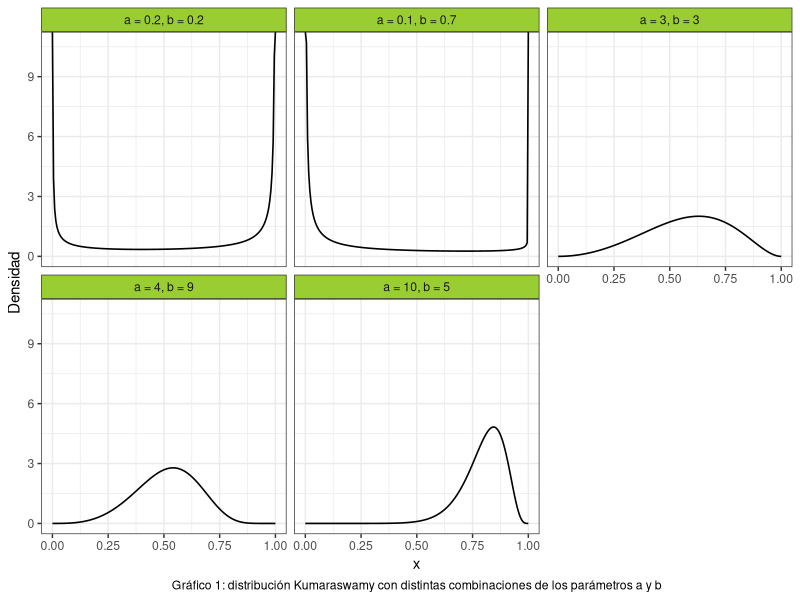
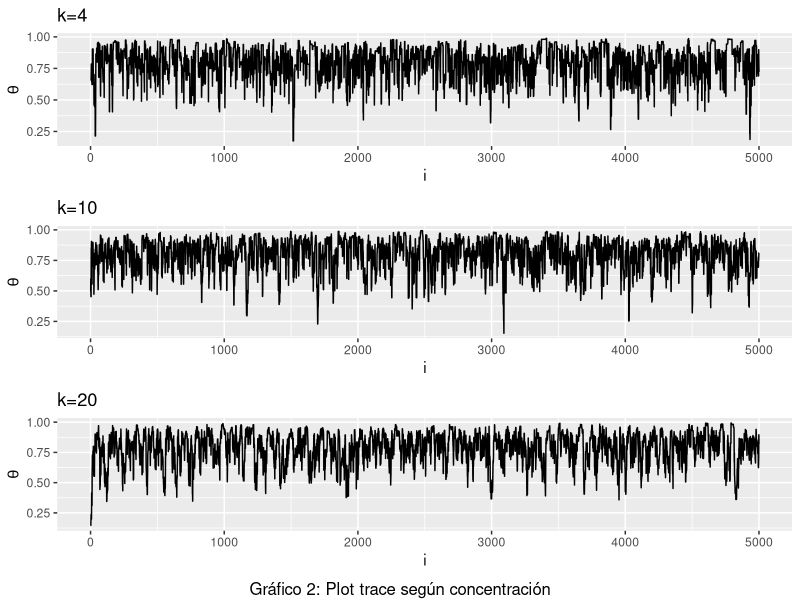
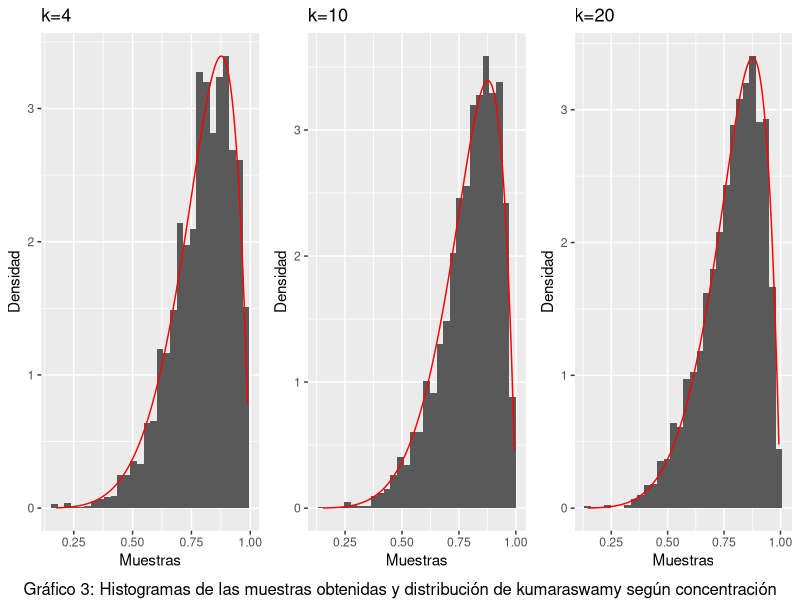
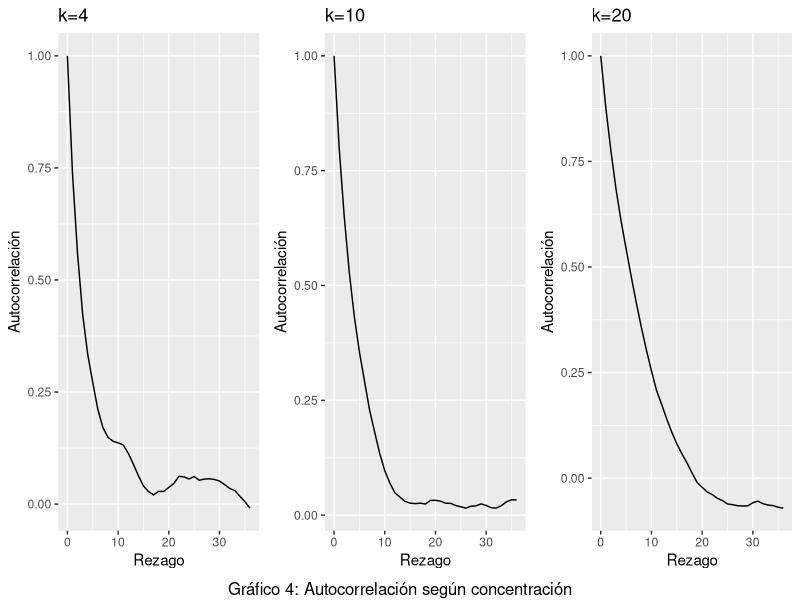
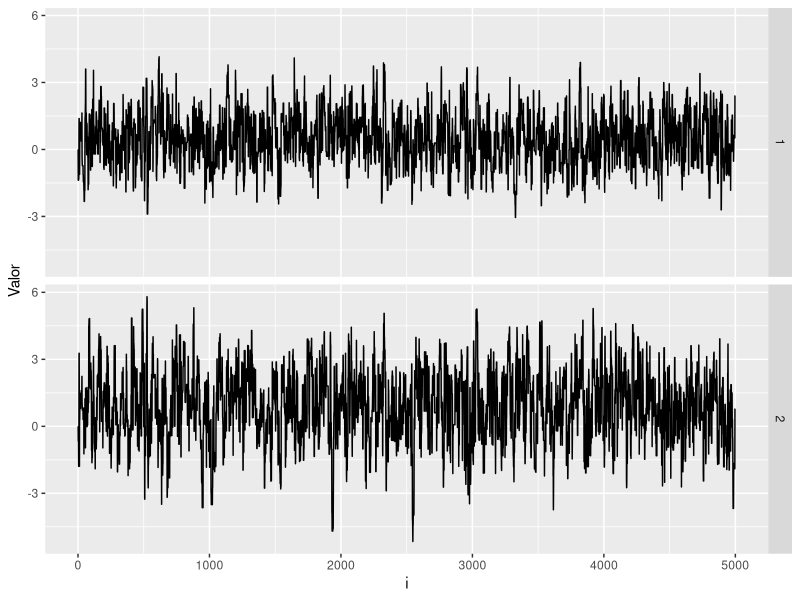
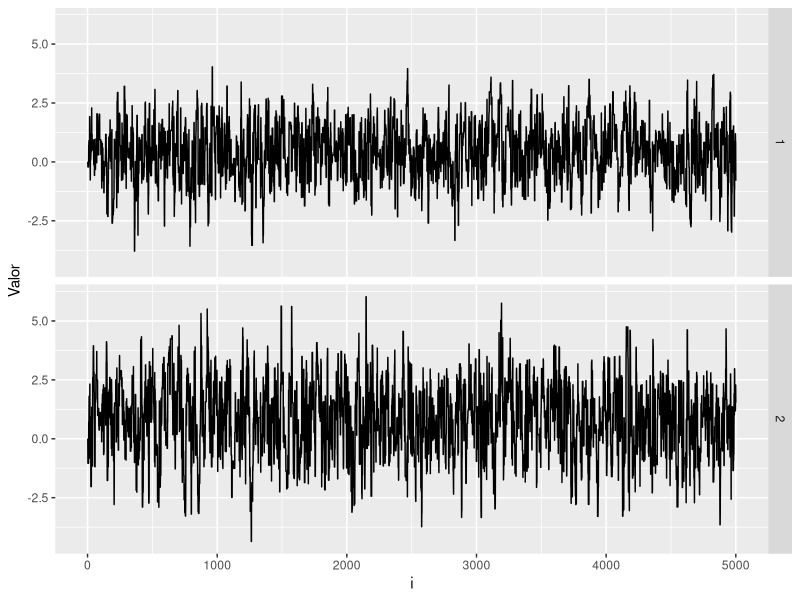
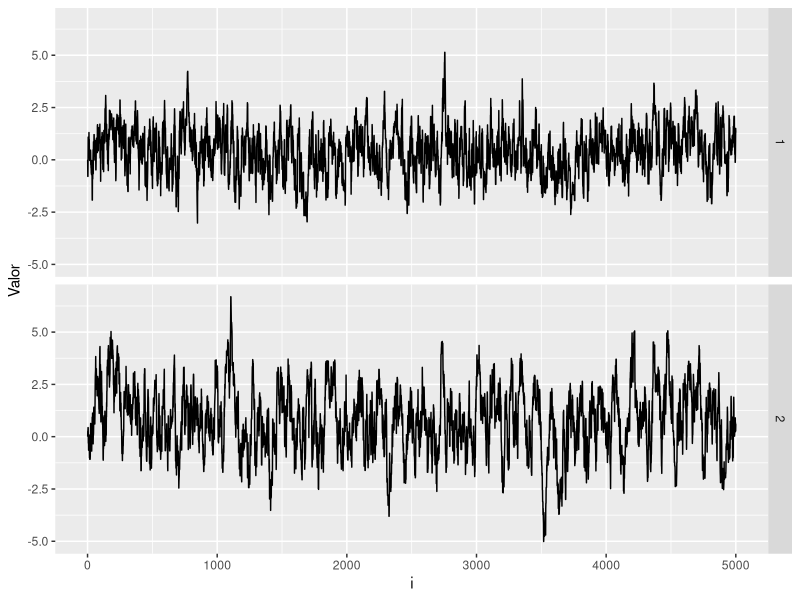
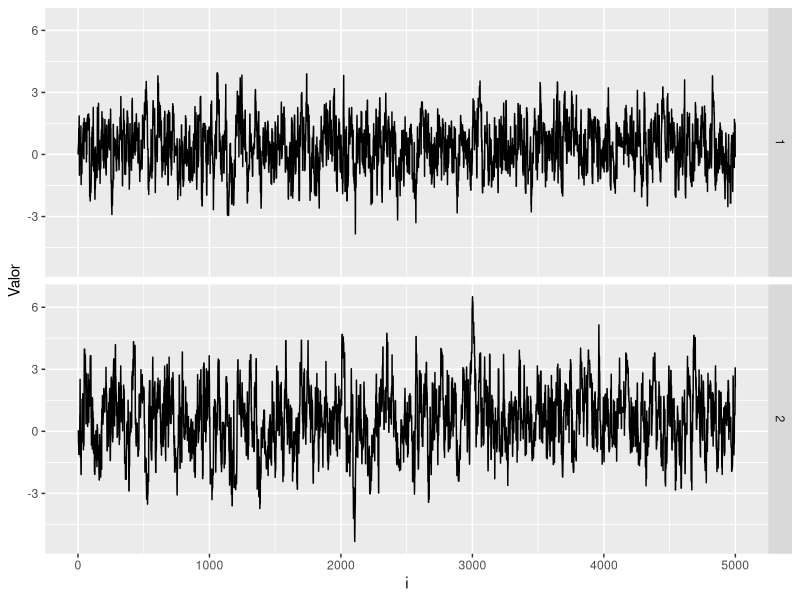

Here is the R script that generated these plots, in order:
## ---- chunk 1
#Librerias
library(ggplot2)
library(dplyr)
library(gridExtra)
library(kableExtra)
library(stats)
library(mvtnorm)
set.seed(394)
## ---- chunk 2

cant_saltos <- 0


sample_mh <- function(d_objetivo, r_propuesta, d_propuesta, p_inicial, n) {
  muestras <- matrix(nrow = n, ncol = length(p_inicial))
  muestras[1, ] <- p_inicial
  
  for(i in 2:n) {
    p_actual <- muestras[i-1,]
    p_nuevo <- r_propuesta(p_actual)
    
    f_nuevo <- d_objetivo(p_nuevo)
    f_actual <- d_objetivo(p_actual)
    
    q_actual <- d_propuesta(p_actual, mean = p_nuevo)
    q_nuevo <- d_propuesta(p_nuevo, mean = p_actual)
    
    alpha <- min(1, (f_nuevo/f_actual)*(q_actual/q_nuevo))
    aceptar <- rbinom(1, 1, alpha)
    
    if(aceptar) { 
      muestras[i,] <- p_nuevo
      cant_saltos <- cant_saltos + 1
      
    } else {
      muestras[i,] <- p_actual
    }
  }
  
  if (ncol(muestras) == 1) {
    muestras <- as.vector(muestras)
  } 
  return(list(muestras=muestras,cant_saltos=cant_saltos))
}

## ---- chunk 3
#Punto 2
# Crear grilla para los valores de "x"
grid_n <- 200
x_grid <- seq(0, 1, length.out = grid_n)

kumaraswamy <- function(x, a, b){
  a*b*(x^(a-1))*((1-(x^a))^(b-1))
}

a <- c(0.2, 0.1, 3, 4, 10)
b <- c(0.2, 0.7, 3, 9, 5)


#Creamos un data frame para graficar la distribución de Kumaraswamy:

data1 <- data.frame(
  Funcion = as.factor(rep(1:5, each = grid_n)),
  Densidad = numeric(5 * grid_n),
  Grilla = rep(x_grid, times = 5)
) 

# Completamos el data frame con las densidades:
for(i in 1:5) {
    indices <- seq(from = 1 + (i - 1) * 200, to = 200 + (i - 1) * 200)
    data1$Densidad[indices] <- kumaraswamy(x_grid, a[i], b[i])
}

# Cambiamos las etiquetas de las variables para mejorar el gráfico
levels(data1$Funcion) <- c("a = 0.2, b = 0.2",
                           "a = 0.1, b = 0.7",
                           "a = 3, b = 3",
                           "a = 4, b = 9",
                           "a = 10, b = 5")

ggplot(data = data1, aes(x = Grilla, y = Densidad)) +
  geom_line(size = 0.55) +
  facet_wrap(~Funcion) +
  theme_bw() +
  labs(x = "x",
       caption = "Gráfico 1: distribución Kumaraswamy con distintas combinaciones de los parámetros a y b") + 
  theme(
    strip.background = element_rect(fill = "olivedrab3"),
    plot.caption = element_text(hjust = 0.5)
  )

## ---- chunk 4
#Punto 3
concentracion3 <- c(4,10,20)
tabla3 <- data.frame ( 
  concentracion = rep(concentracion3, each = 5000),
  muestra = numeric(15000)
  )
tasa3 <- numeric(3)

for (i in 1:3) {
#Funciones a usar
d_objetivo3 <- function(x) kumaraswamy(x, 6, 2)
d_propuesta3 <- function(x, mean) dbeta(x, shape1 = mean * concentracion3[i], shape2 = (1-mean) * concentracion3[i])
r_propuesta3 <- function(x) rbeta(1, shape1 = x * concentracion3[i], shape2 = (1-x) * concentracion3[i])
#Donde x hace referencia a mu
n3 <- 5000
p_inicial3 <- rbeta(1,shape1=2,shape2=2)
funcion3 <- sample_mh(d_objetivo3, r_propuesta3, d_propuesta3, p_inicial3, n3)
indices <- seq(from = 1 + (i - 1) * 5000, to = 5000 + (i - 1) * 5000)
tabla3$muestra[indices] <- funcion3$muestras

tasa3[i] <- funcion3$cant_saltos/n3
} 

#Tasa de aceptacion
tabla3_2 <- data.frame(
  Concentracion = c("4","10","20"),
  Tasa_de_aceptacion = tasa3
) %>%
  kable() %>%
  kable_styling(bootstrap_options = c("striped","hover","condensed")) %>%
  add_footnote("Tabla 1: Tasa de aceptación")

print (tabla3_2)
## ---- chunk 5

#Gata peluda junta
# Agrego una columna con el orden de las muestras
tabla3$orden <- rep(1:5000, times = 3)
tabla3$concentracion <- as.factor(tabla3$concentracion) 


# Gráfico con múltiples líneas
grafico3_1 <- ggplot(data = tabla3, aes(x = orden, y = muestra, group = concentracion, color = concentracion)) +
  geom_line() +
  theme_bw() +
  labs(x = "x", y = "y", color = "Group", caption = "Gráfico: Trace plot para las 3 concentraciones") +
  theme(legend.position = "top")  



#Trace plots
plot_trace <- function(x){
  data.frame(x = seq_along(x), y = x) %>% 
    ggplot() +
    geom_line(aes(x = x, y = y))
}

grafico3_2 <- plot_trace(tabla3$muestra[1:5000]) +
              labs(x = "i", y = expression(theta), title = "k=4")
grafico3_3 <- plot_trace(tabla3$muestra[5001:10000]) +
              labs(x = "i", y = expression(theta), title = "k=10")
grafico3_4 <- plot_trace(tabla3$muestra[10001:15000]) +
              labs(x = "i", y = expression(theta), title = "k=20")

grid.arrange(grafico3_2,grafico3_3,grafico3_4, nrow=3, bottom ="Gráfico 2: Plot trace según concentración")
## ---- chunk 6

#Histogramas
plot_hist <- function(x, d_objetivo3) {
  x_seq <- seq(min(x), max(x), length.out = n3)
  df_hist <- data.frame(x = x)
  df_line <- data.frame(x = x_seq, y = d_objetivo3(x_seq))
  
  ggplot(df_hist)+
    geom_histogram(aes(x = x, y =after_stat(density))) +
    geom_line(aes(x = x, y = y), data = df_line, color = "red")
}

grafico3_5 <- plot_hist(tabla3$muestra[1:5000],d_objetivo3) +
  labs (title = "k=4", x = "Muestras", y = "Densidad")
grafico3_6 <- plot_hist(tabla3$muestra[5001:10000],d_objetivo3) +
  labs (title = "k=10", x = "Muestras", y = "Densidad")
grafico3_7 <- plot_hist(tabla3$muestra[10001:15000],d_objetivo3) +
  labs (title = "k=20", x = "Muestras", y = "Densidad")

grid.arrange(grafico3_5,grafico3_6,grafico3_7,nrow=1, bottom = "Gráfico 3: Histogramas de las muestras obtenidas y distribución de kumaraswamy según concentración")

## ---- chunk 7

#Graficos de autocorrelacion
plot_acf <- function(data, title) {
  acf_result <- acf(data, plot = FALSE)
  ggplot() +
    geom_line(aes(y = acf_result$acf, x = acf_result$lag)) +
    labs(title = title, x = "Rezago", y = "Autocorrelación")
}


grafico3_8 <- plot_acf(tabla3$muestra[1:5000], "k=4")
grafico3_9 <- plot_acf(tabla3$muestra[5001:10000], "k=10")
grafico3_10 <- plot_acf(tabla3$muestra[10001:15000], "k=20")

grid.arrange(grafico3_8,grafico3_9,grafico3_10,nrow=1,  bottom = "Gráfico 4: Autocorrelación según concentración") 

## ---- chunk 8
#Punto 4
muestra4_1 <- tabla3$muestra[1:5000]
muestra4_2 <- tabla3$muestra[5001:10000]
muestra4_3 <- tabla3$muestra[10001:15000]

#Calculo de la media y los percentiles 5 y 95 para X:
variable_x <- data.frame(
  Muestra = c("1", "2", "3"),
  Concentración = c("k=4", "k=10", "k=20"),
  Medias =  c(mean(muestra4_1), mean(muestra4_2), mean(muestra4_3)),
  Percentil_5 = c(quantile(muestra4_1, prob = c(0.05)),
                  quantile(muestra4_2, prob = c(0.05)),
                  quantile(muestra4_3, prob = c(0.05))
                  ),
  Percentil_95 = c(quantile(muestra4_1, prob = c(0.95)),
                  quantile(muestra4_2, prob = c(0.95)),
                  quantile(muestra4_3, prob = c(0.95))
                  )
) %>%
  kable() %>%
  kable_styling(bootstrap_options = c("striped","hover","condensed")) %>%
  add_footnote("Tabla 2: Media y percentiles de X")

print(variable_x)


## ---- chunk 9
#Cálculo de la media y los percentiles 5 y 95 para logit(X):
l_m1 <- log((muestra4_1/(1-muestra4_1)))
l_m2 <- log((muestra4_2/(1-muestra4_2)))
l_m3 <- log((muestra4_3/(1-muestra4_3)))



variable_logit_X <- data.frame(
  Muestra = c("1", "2", "3"),
  Concentración = c("k=4", "k=10", "k=20"),
  Medias = c(mean(l_m1), mean(l_m2), mean(l_m3)),
  Percentil_5 = c(quantile(l_m1, prob = c(0.05)),
                  quantile(l_m2, prob = c(0.05)),
                  quantile(l_m3, prob = c(0.05))
                  ),
  Percentil_95 = c(quantile(l_m1, prob = c(0.95)),
                  quantile(l_m2, prob = c(0.95)),
                  quantile(l_m3, prob = c(0.95))
                  )
) %>%
  kable() %>%
  kable_styling(bootstrap_options = c("striped","hover","condensed")) %>%
  add_footnote("Tabla 3: Media y percentiles de logit(X)")


print(variable_logit_X)


## ---- chunk 10
#Paso 7

# Funciones a utilizar

#1.Trace plot
plot_trace <- function(x, y) {
  n <- length(x)
  df <- data.frame(
    x = rep(1:n, 2),
    y = c(x,y),
    dimension = rep(1:2, each = n),
    parametro = factor(rep(1:2, each = n), labels = c("mu[1]", "mu[2]")) 
  )
  
  ggplot(df) + 
    geom_line(aes(x = x, y = y)) +
    facet_grid(rows = vars(dimension)) +
    labs(x = "i", y = "Valor", color = parse(text ="Parámetro"))
}

# Función para calcular el nombre del parámetro
nombre_parametro <- function(num) {
  if (num == 1) {
    return(expression(mu[1]))
  } else {
    return(expression(mu[2]))
  }
}

#2. Cálculo de R sombrero

W <- function(muestras) {
  
  mean(apply(muestras, 2, var))
 
}


B <-  function(muestras, M, S) {
  media_g <- mean(muestras)
  media_cadena <- mean(apply(muestras, 2, mean))
  
  
  b <- (S/(M-1))* sum((media_cadena-media_g)^2)
  #S = cantidad observaciones
  #M = cantidad muestras
  return(b)
}


r_hat <- function(x) {
  S <- nrow(x)
  M <- ncol(x)
  W <- W(x)
  B <- B(x, M, S)
  
  sqrt(((S/(S-1))*W + (1/S)*B)/W)
}

#3. Número efectivo de muestras
n_eff <- function(muestras){
  S <- length(muestras)
  autocorr <- acf(muestras, plot = F, lag = Inf)$acf
  limite <- which((autocorr < 0.001))[1] #sumamos hasta ese valor
  denom <- 1 + 2 * sum(autocorr[2:limite])
  
  S/denom
  
}


n7 <- 5000
funcion7_1 <- function(matriz_cov) {
    d_objetivo7 <- function(x) dmvnorm(x,c(0.4,0.75),matrix(c(1.35,0.4,0.4,2.4),nrow=2))
    d_propuesta7 <- function(x, mean) dmvnorm(x,mean = mean ,sigma = matriz_cov)
    r_propuesta7 <- function(x) rmvnorm(1, mean = x, sigma = matriz_cov)  


funcion7 <- sample_mh(d_objetivo7,r_propuesta7,d_propuesta7,c(0,0),n7)
muestra7 <- funcion7$muestras
grafico7_1 <- plot_trace(muestra7[,1],muestra7[,2])
r_sombrero <- r_hat(muestra7)
n_eff7_1 <- n_eff(muestra7[,1])
n_eff7_2 <- n_eff(muestra7[,2])
 return(list(grafico = grafico7_1, n1 = n_eff7_1, n2 = n_eff7_2, r = r_sombrero,
             muestra7 = muestra7))

}

#Evalucación de diferentes matrices de variancia y covariancia
matriz1 <- funcion7_1(matrix(c(2, 0.5, 0.5, 3), nrow = 2))
matriz2 <- funcion7_1(matrix(c(2, 0, 0, 3), nrow = 2))
matriz3 <- funcion7_1(matrix(c(0.4, 0, 0, 0.4), nrow = 2))
matriz4 <- funcion7_1(matrix(c(1, 0, 0, 1), nrow = 2))
matriz5 <- funcion7_1(matrix(c(5, 0, 0, 6), nrow = 2))

matriz1$grafico
matriz2$grafico
matriz3$grafico
matriz4$grafico
matriz5$grafico

tabla <- data.frame(
  Matriz = c("1", "2", "3", "4", "5"),
  Num_efectivo_p1 = trunc(c(matriz1$n1, matriz2$n1, matriz3$n1, matriz4$n1, matriz5$n1)),
  Num_efectivo_p2 = trunc(c(matriz1$n2, matriz2$n2, matriz3$n2, matriz4$n2, matriz5$n2)),
  R_sombrero = c(matriz1$r, matriz2$r, matriz3$r, matriz4$r, matriz5$r)
)
print(tabla)
#Nos quedariamos con la ultima matriz.
## ---- chunk 11
#Punto 8: se calculan las probabilidades con la última matriz de var y cov.
muestra7 <- as.data.frame(matriz5$muestra7)
colnames(muestra7) <- c("X", "Y")

#Probabilidades estimadas
#Probabilidad n°1:
prob1 <- muestra7 %>% 
  filter(X > 1) %>% 
  count(Y < 0)

prob1$n[2]/(n7)


#Probabilidad n°2:
prob2 <- muestra7 %>% 
  filter(X > 1) %>% 
  count(Y > 2)

prob2$n[2]/(n7)



#Probabilidad n°3:
prob3 <- muestra7 %>% 
  filter(X > 0.4) %>% 
  count(Y > 0.75)

prob3$n[2]/(n7)



#Probabilidades reales:

#Probabilidad n°1:
pmvnorm(lower = c(1, -Inf), upper = c(Inf, 0), 
        mean = c(0.4, 0.75), sigma = matrix(c(1.35, 0.4, 0.4, 2.4), nrow = 2))

#Cómo funcionan "lower" y "upper"? 
#"lower" es un vector que indica los limites inferiores de cada variable: 1 para X y -Infinito para Y; "upper" funciona de manera igual.


#Probabilidad n°2:
pmvnorm(lower = c(1, 2), upper = c(Inf, Inf), 
        mean = c(0.4, 0.75), sigma = matrix(c(1.35, 0.4, 0.4, 2.4), nrow = 2))



#Probabilidad n°3:
pmvnorm(lower = c(0.4, 0.75), upper = c(Inf, Inf), 
        mean = c(0.4, 0.75), sigma = matrix(c(1.35, 0.4, 0.4, 2.4), nrow = 2))


## ---- chunk 12
#Punto 9

p_estrella <- function(x, a, b){
  exp(-((((a - x[1])^2) + b * ((x[2] - x[1])^2))^2))
}



n9 <- 5000

funcion9_1 <- function(matriz_cov) {
    d_objetivo9 <- function(x) p_estrella(x, 0.5, 5)
    d_propuesta9 <- function(x, mean) dmvnorm(x, mean = mean, sigma = matriz_cov)
    r_propuesta9 <- function(x) rmvnorm(1, mean = x, sigma = matriz_cov)  
    
    funcion9 <- sample_mh(d_objetivo9,r_propuesta9,d_propuesta9,c(0,0),n9)
    muestra9 <- funcion9$muestras
    grafico9_1 <- plot_trace(muestra9[,1],muestra9[,2])
    
    n_eff9_1 <- n_eff(muestra9[,1])
    n_eff9_2 <- n_eff(muestra9[,2])
    tasa9 <- funcion9$cant_saltos/n9
    autocorr_1 <- acf(muestra9[,1], plot = F)
    autocorr_2 <- acf(muestra9[,2], plot = F)
    
    return(list(grafico = grafico9_1, n1 = n_eff9_1, n2 = n_eff9_2,
             muestra9 = muestra9, tasa9 = tasa9, autocorr_p1 = autocorr_1,
             autocorr_p2 = autocorr_2))

}


matriz1 <- funcion9_1(matrix(c(0.3, 0.1, 0.1, 0.2), nrow = 2))
matriz2 <- funcion9_1(matrix(c(2, 0, 0, 2), nrow = 2))
matriz3 <- funcion9_1(matrix(c(4, 1, 1, 4), nrow = 2))



grafico9_1_1 <- ggplot()+
  geom_line(aes(y = matriz1$autocorr_p1$acf, x = matriz1$autocorr_p1$lag)) +
  labs (title = "Autocorrelación para 'a' ", x = "Rezago", y = "Autocorrelación")

grafico9_1_2 <- ggplot()+
  geom_line(aes(y = matriz1$autocorr_p2$acf, x = matriz1$autocorr_p2$lag)) +
  labs (title = "Autocorrelación para 'b' ", x = "Rezago", y = "Autocorrelación")


grafico9_2_1 <- ggplot()+
  geom_line(aes(y = matriz2$autocorr_p1$acf, x = matriz2$autocorr_p1$lag)) +
  labs (title = "Autocorrelación para 'a' ", x = "Rezago", y = "Autocorrelación")

grafico9_2_2 <- ggplot()+
  geom_line(aes(y = matriz2$autocorr_p2$acf, x = matriz2$autocorr_p2$lag)) +
  labs (title = "Autocorrelación para 'b' ", x = "Rezago", y = "Autocorrelación")

grafico9_3_1 <- ggplot()+
  geom_line(aes(y = matriz3$autocorr_p1$acf, x = matriz3$autocorr_p1$lag)) +
  labs (title = "Autocorrelación para 'a' ", x = "Rezago", y = "Autocorrelación")


grafico9_3_2 <- ggplot()+
  geom_line(aes(y = matriz3$autocorr_p2$acf, x = matriz3$autocorr_p2$lag)) +
  labs (title = "Autocorrelación para 'b' ", x = "Rezago", y = "Autocorrelación")
## ---- chunk 13
grid.arrange(matriz1$grafico, matriz3$grafico, ncol= 2)

tasas <- data.frame(
  Matriz = c("1", "2", "3"),
  Tasa = c(matriz1$tasa9, matriz2$tasa9, matriz3$tasa9)
)


grid.arrange(grafico9_1_1, grafico9_2_1, grafico9_3_1, ncol = 3)
grid.arrange(grafico9_1_2, grafico9_2_2, grafico9_3_2, ncol = 3)
## ---- chunk 14
#Punto 10
muestra9 <- as.data.frame(matriz1$muestra9)
colnames(muestra9) <- c("X", "Y")

#Probabilidades estimadas
#Probabilidad n°1:
prob1 <- muestra9 %>% 
  filter(X > 0 & X < 1 ) %>% 
  count(Y < 1 & Y > 0)

prob1$n[2]/(n9)



#Probabilidad n°2:
prob2 <- muestra9 %>% 
  filter(X > -1 & X < 0 ) %>% 
  count(Y < 1 & Y > 0)

prob2$n[2]/(n9)




#Probabilidad n°3:
prob3 <- muestra9 %>% 
  filter(X > 1 & X < 2 ) %>% 
  count(Y < 3 & Y > 2)

prob3$n[2]/(n9)
## ---- chunk 15
# Punto 11
# Calculo P(0<X1<1, 0<X2<1)

k <- 10000
u <- matrix(runif(k*2), ncol = 2)
p_estrella_eval <- numeric(k)

for (i in 1:k) {
  p_estrella_eval[i] <- p_estrella(u[i,], 0.5, 5)
}

rdo_prob1 <- mean(p_estrella_eval)

# Calculo P(-1<X1<0, 0<X2<1)

u <- matrix(c(runif(k, min = -1, max = 0),
              runif(k, min = 0, max = 1)),
            ncol = 2)

for (i in 1:k) {
  p_estrella_eval[i] <- p_estrella(u[i,], 0.5, 5)
}

rdo_prob2 <- mean(p_estrella_eval)

# Calculo P(1<X1<2, 2<X2<3)

u <- matrix(c(runif(k, min = 1, max = 2),
              runif(k, min = 2, max = 3)),
            ncol = 2)

for (i in 1:k) {
  p_estrella_eval[i] <- p_estrella(u[i,], 0.5, 5)
}

rdo_prob3 <- mean(p_estrella_eval)
